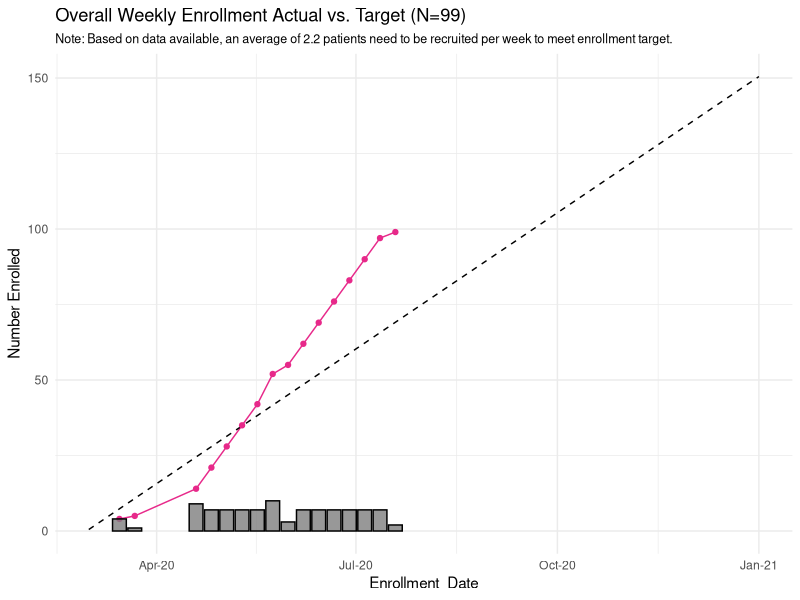
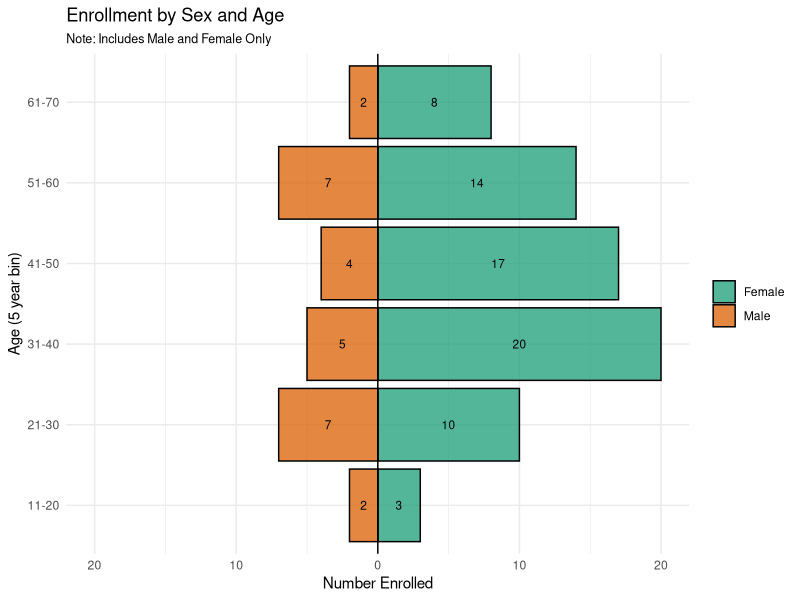

R code for these plots, in order:
## ---- chunk 1
#| warning: false
#| include: false

# Needed Package names
packages <- c("tidyverse", "ggplot2", "scales", "readxl", "RColorBrewer" )
# Install packages not yet installed
installed_packages <- packages %in% rownames(installed.packages())
if (any(installed_packages == FALSE)) {
  install.packages(packages[!installed_packages])
}
# Attach Packages
invisible(lapply(packages, library, character.only = TRUE))


## ---- chunk 2
#| code-fold: false
#| code-summary: "Display/Hide plot code"
#| warning: false

df <- read_xlsx("EnrollReport_Input_Example.xlsx",  guess_max = 1000)
head(df)
## ---- chunk 3
#| code-fold: show
#| code-summary: "Display/Hide plot code"
#| warning: false

#format data as necessary
enrolldata <- df  |>  
  mutate(enrol_d=as.Date(enrol_d)) |>
  mutate(sex=toupper(sex)) |> 
  mutate(age=as.numeric(floor(age))) |> 
  mutate(enrol_w=floor_date(as.Date(enrol_d), "week")) |> 
  mutate(start_d=as.Date(start_d)) |> 
  mutate(end_d=as.Date(end_d)) |> 
  mutate(interval=interval(start_d, end_d) ) |> 
  mutate(avg= max(target) / time_length(interval, unit="days") ) |> 
  mutate(interval2=interval(max(as.Date(enrol_d)), as.Date(end_d)) ) |> 
  mutate(weeksleft=time_length(interval2, unit="weeks") ) |>
  select(-c(interval, interval2))
  
#calculate total number of IDs
totalids <- as.numeric(n_distinct(enrolldata$id))

#calculate count per week and cumulative sum
count <- enrolldata |>
  group_by(enrol_w) |>
  summarise(count = n()) 
cumsum <- count |>
    summarize(cumsum = cumsum(count)) 

totenrol <- cbind(count, cumsum)

#calculate date range and the recruitment metric
daterange <- enrolldata |> 
    complete(enrol_d= seq.Date(min(start_d), max(end_d), by="day")) |> 
    mutate(avg=max(enrolldata$avg)) |> 
    group_by(enrol_d) |> 
    summarize(avg=max(avg)) |> 
    mutate(cumavg=cumsum(avg))

goalavg <- round( ( as.numeric(max(enrolldata$target)) - as.numeric(max(cumsum$cumsum, na.rm =T)) ) /
                    max(enrolldata$weeksleft), 1)

accent1 <- RColorBrewer::brewer.pal(5, "Dark2")

plot <-  ggplot() + 
  geom_line(data=totenrol, aes(x=enrol_w, y=cumsum), linetype="solid", color=accent1[4]  )+ 
  geom_line(data=daterange, aes(x=enrol_d, y=cumavg), linetype="dashed")+
  geom_point(data=totenrol, aes(x=enrol_w, y=cumsum), size = 1.5, color=accent1[4]) +
  geom_bar(data=totenrol, stat="identity",  fill="grey50", alpha=0.8, color="black", aes(x=enrol_w, y=count))+
  scale_x_date(date_labels="%b-%y", breaks=pretty_breaks())+
  scale_y_continuous(breaks = pretty_breaks())+
  xlab("Enrollment  Date") + 
  ylab("Number Enrolled") + 
  labs(title = paste0("Overall Weekly Enrollment Actual vs. Target (N=",totalids, ")" ), 
       subtitle = paste0("Note: Based on data available, an average of ", goalavg, " patients need to be recruited per week to meet enrollment target.") ) +
  theme_minimal()+
  theme(plot.title = element_text(hjust = 0), 
        legend.position="none", 
        legend.title = element_blank(),
        plot.subtitle = element_text(size=9), 
        plot.caption = element_text(hjust=0)) 

plot

## ---- chunk 4
#| code-fold: show
#| code-summary: "Display/Hide plot code"
#| warning: false

enrolldata$sex <- ordered(enrolldata$sex, levels= c('F', 'M', 'O'), labels=c('Female', 'Male', 'Other'))

sexdist <- enrolldata %>% 
  filter(!is.na(age)) %>% 
  mutate(agebin = cut(age, breaks = c(0, 10, 20, 30, 40, 50, 60, 70),  
                       c("0-10", "11-20", "21-30", "31-40", "41-50", "51-60", "61-70" ))) |> 
  filter(sex=="Male" | sex=="Female") %>% 
  group_by(sex, agebin) %>% 
  summarise(count=n()) %>% 
  mutate(count = ifelse(sex == "Female",count, -1*count)) 

breaks_values <- pretty(-max(sexdist$count):max(sexdist$count))

sexhist <- sexdist %>%
  ggplot(aes(x = agebin, y = count, fill = sex))+
  geom_bar(stat = "identity", color="black", alpha=0.75)+
  geom_text(aes(label=abs(count)), position=position_stack(vjust=0.5), color="black",size=3)+
  coord_flip()+
  scale_y_continuous(limits = c(-max(sexdist$count),max(sexdist$count)),
                     breaks = breaks_values,
                     labels = abs(breaks_values) )+
  geom_hline(yintercept = 0)+
  scale_fill_brewer(palette="Dark2")+
  xlab("Age (5 year bin)") + ylab("Number Enrolled")+
  labs(title = "Enrollment by Sex and Age", subtitle="Note: Includes Male and Female Only") +
  theme_minimal()+
  theme(plot.title = element_text(hjust = 0), legend.position="right", legend.title = element_blank(), 
        plot.subtitle = element_text(size=9), plot.caption = element_text(hjust=0)) 

plot(sexhist)


